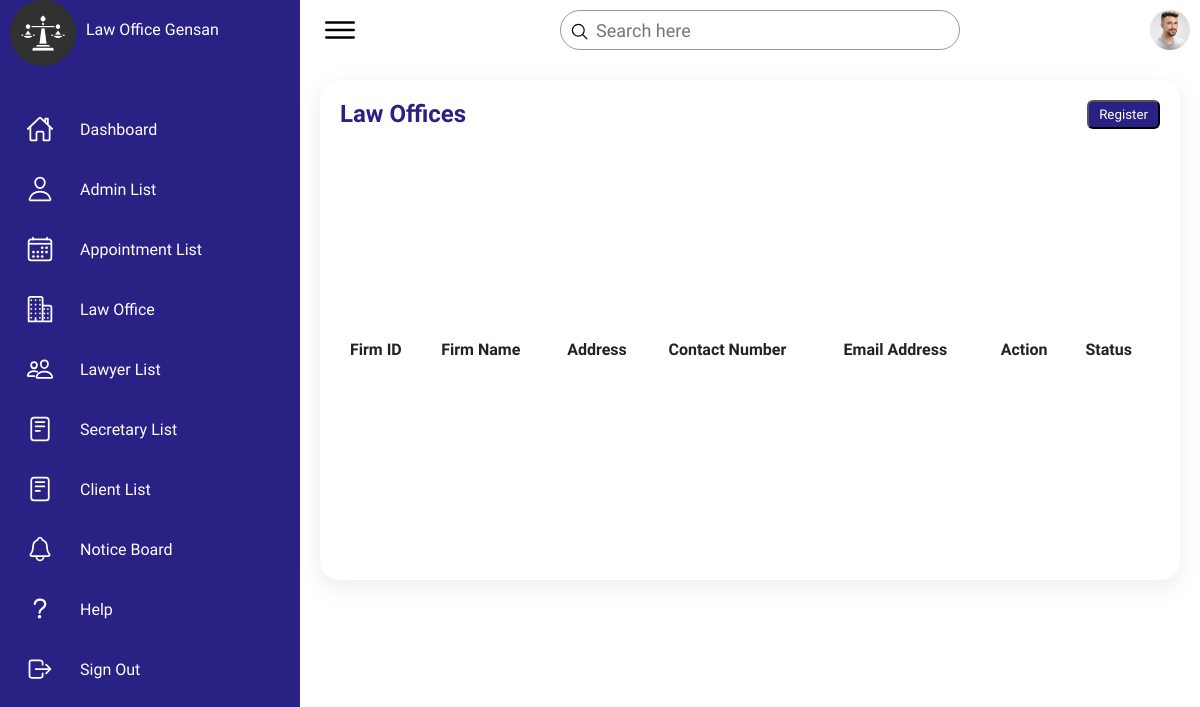
Before: /Lawyer.php with the older database file.
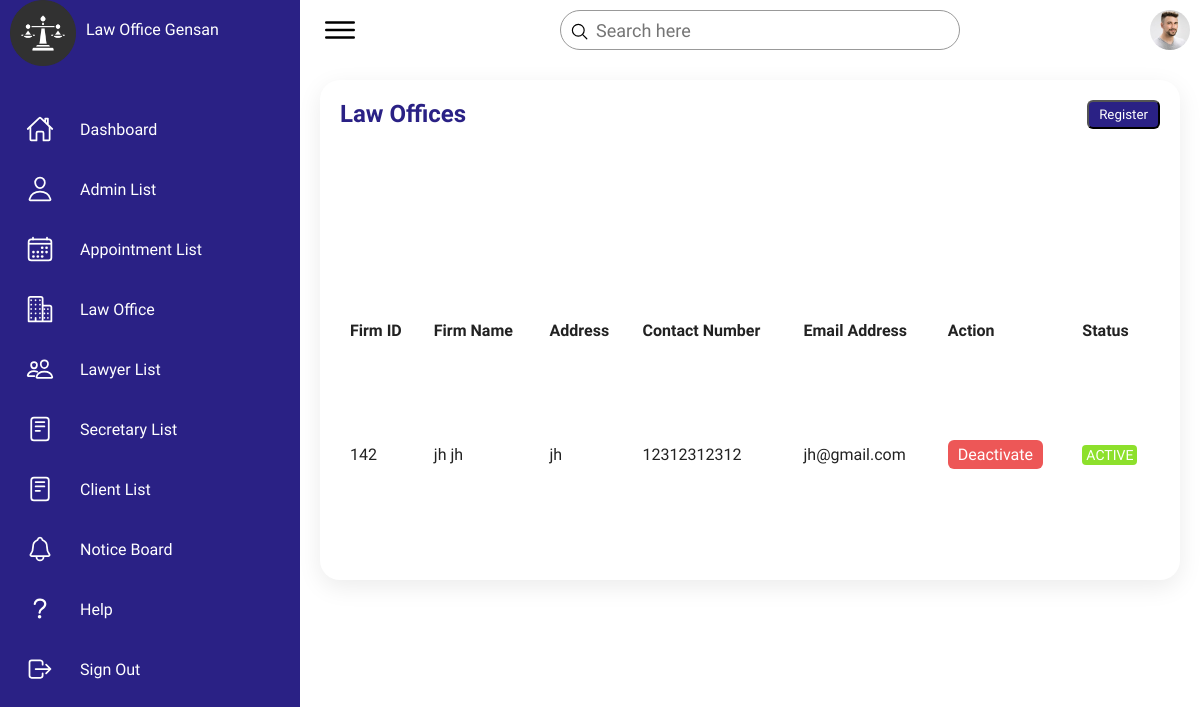
After: the same page with the newer database file.
### tables this page shows
CREATE TABLE `tbl_userinfo` (
  `userinfo_id` int(11) NOT NULL,
  `firstName` varchar(244) NOT NULL,
  `middlename` varchar(244) NOT NULL,
  `lastName` varchar(244) NOT NULL,
  `user_status` int(11) NOT NULL
);

CREATE TABLE `tbl_contactinfo` (
  `contact_id` int(11) NOT NULL,
  `user_id` int(11) NOT NULL,
  `address` varchar(244) NOT NULL,
  `phoneNum` bigint(11) NOT NULL
);

CREATE TABLE `tbl_cred` (
  `usercred_id` int(11) NOT NULL,
  `user_id` int(11) NOT NULL,
  `email` varchar(244) NOT NULL,
  `password` varchar(244) NOT NULL
);

### Lawyer.php (the view, shortened to what the changed rows need)
<?php
include "dbconn.php";
$sql = "SELECT tbl_userinfo.userinfo_id, tbl_userinfo.firstName, tbl_userinfo.middlename, tbl_userinfo.lastName, tbl_usertype.user_type, tbl_cred.email, tbl_contactinfo.address, tbl_contactinfo.phoneNum,
tbl_images.id, tbl_userinfo.user_status
FROM tbl_userinfo
JOIN tbl_usertype ON tbl_userinfo.userinfo_id = tbl_usertype.user_id
JOIN tbl_cred ON tbl_userinfo.userinfo_id = tbl_cred.user_id
JOIN tbl_contactinfo ON tbl_userinfo.userinfo_id = tbl_contactinfo.user_id
JOIN tbl_images ON tbl_userinfo.userinfo_id = tbl_images.user_id
WHERE tbl_usertype.user_type = 'lawyer'";
$result = mysqli_query($conn, $sql);
?>
<!DOCTYPE html>
<html lang="en">
<head>
    <link rel="stylesheet" href="Law_ofiice.css">
</head>
<body>
    <div class="container">
        <div class="main">
            <div class="details">
                <div class="Appointment">
                    <div class="cardHeader">
                        <h2>Law Offices</h2>
                    </div>
                    <table id="lawoffice-table">
                        <thead>
                            <tr>
                                <td>Firm ID</td>
                                <td>Firm Name</td>
                                <td>Address</td>
                                <td>Contact Number</td>
                                <td>Email Address</td>
                                <td>Action</td>
                                <td>Status</td>
                            </tr>
                        </thead>
                        <tbody>
                        <tr>
                                <?php
                                    while($row = mysqli_fetch_assoc($result))
                                    {
                                ?>
                                    <td><?php echo $row['userinfo_id'] ?></td>
                                    <td><?php echo $row['firstName'] . ' ' . $row['lastName']; ?></td>
                                    <td><?php echo $row['address']; ?></td>
                                    <td><?php echo $row['phoneNum']; ?></td>
                                    <td><?php echo $row['email']; ?></td>
                                    <td>
                                        <?php
                                        if($row['user_status'] == 0) {
                                            echo '<p><a href="Lawyeractivate.php?userinfo_id='.$row['userinfo_id'].'&status=1" class="method active">Accept</a></p>';
                                        }
                                        else {
                                            echo '<p><a href="Lawyeractivate.php?userinfo_id='.$row['userinfo_id'].'&status=0" class="method deactive">Deactivate</a></p>';
                                        }
                                        ?>
                                    </td>
                                    <td>
                                        <?php
                                        if($row['user_status'] == 1) {
                                        echo '<span class="status delivered">ACTIVE</span>';
                                        } else {
                                            echo '<span class="status pending">INACTIVE</span>';
                                        }
                                        ?>
                                    </td>
                            </tr>
                                <?php
                                    }
                                    ?>
                        </tbody>
                    </table>
                </div>
            </div>
        </div>
    </div>
</body>
</html>

Changed rows visible on the page:
added tbl_userinfo: userinfo_id "142", firstName "jh", lastName "jh", tbl_contactinfo.address "jh", tbl_contactinfo.phoneNum "12312312312", tbl_cred.email "jh@gmail.com", user_status "ACTIVE"
